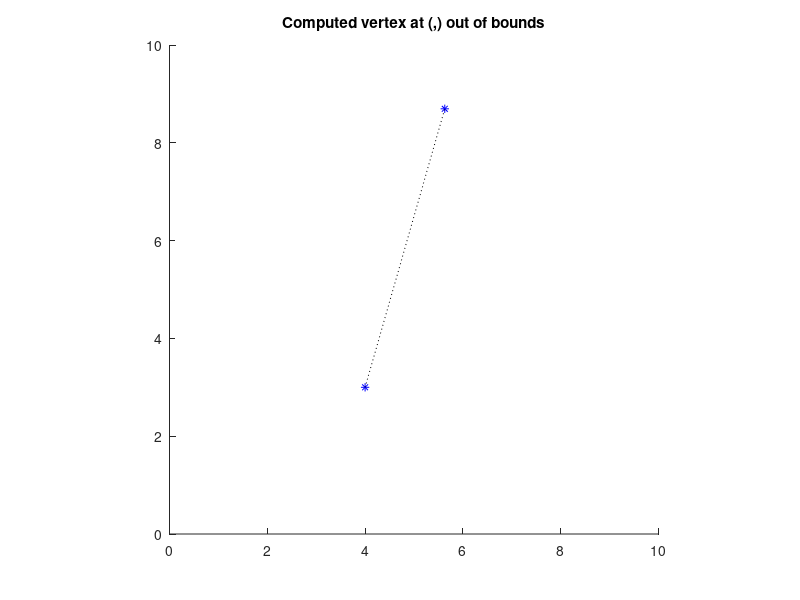

This chart was generated by the following MATLAB code:
% Construct a parallelogram:
% Given one fixed point, 1 randomly generated point, and 1 user-selected
% point, compute and draw a 4th point that would make a parallelogram. 

% Set up the window
close all        % Close all previous figure windows
figure           % Start a new figure window
hold on          % Keep the same set of axes (multiple plots on same axes)
axis equal       % unit lengths on x- and y-axis are equal
axis([0 10 0 10])  % x-axis limits [0,10], y-axis limits [0,10]
title('Click below in the graph area but not on the line')

% First vertex, show as a blue asterisk
x1=4;  y1=3;
plot(x1, y1, 'b*')


%%% Do not change the code above %%%
%%%%%%%%%%%%%%%%%%%%%%%%%%%%%%%%%%%%
%%% Modify the code below %%%%%%%%%%

% Second vertex (randomly generated)
x2= 8*rand + 1;
y2= 8*rand + 1;
plot(x2, y2, 'b*')

% Connect vertices 1 and 2 with a black dotted line
plot([x1 x2], [y1 y2], 'k:')

% Get user-input third vertex and display it as a red circle
[x3, y3]= ginput(1); 
plot(x3, y3, 'ro')
messageToPrint= sprintf('You made a mouse click at (%.1f,%.1f)\n', x3, y3);
title(messageToPrint)

% Determine fourth vertex 
if x1 > x2
    midpointx = abs(x1 - x2)/2 + x2;
else
    midpointx = abs(x2 - x1)/2 + x1;
end

if y1 > y2
    midpointy = abs(y1 - y2)/2 + y2;
else
    midpointy = abs(y2 - y1)/2 + y1;
end

%find coordinates of fourth vertex
x4 = (midpointx - x3) + midpointx;
y4 = (midpointy - y3) + midpointy;

%check to make sure the coordinates are within range
if y4 >= 0 && y4 <= 10 && x4 <= 10 && x4 >= 0
plot(x4, y4, 'b*');
plot([x1 x3], [y1 y3], 'g-')
plot([x2 x3], [y2 y3], 'g-')
plot([x1 x4], [y1 y4], 'b-')
plot([x2 x4], [y2 y4], 'b-')
messageToPrint= sprintf('Computed vertex at (%.1f,%.1f)!', x4, y4);
title(messageToPrint)
else
    messageToPrint= sprintf('Computed vertex at (%.1f,%.1f) out of bounds', x4, y4);
title(messageToPrint)
end


%draw the lines of the parallelogram


%%%%%%%%%%%%%%%%%%%%%%%%%%%%%%%%%%%%
%%% Do not change the code below %%%

hold off